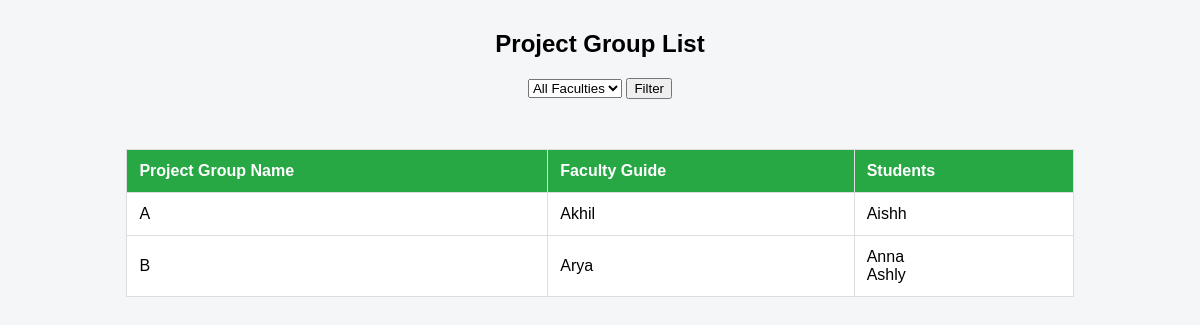
Page /WAdmin/project-group-list/ on the earlier database version.
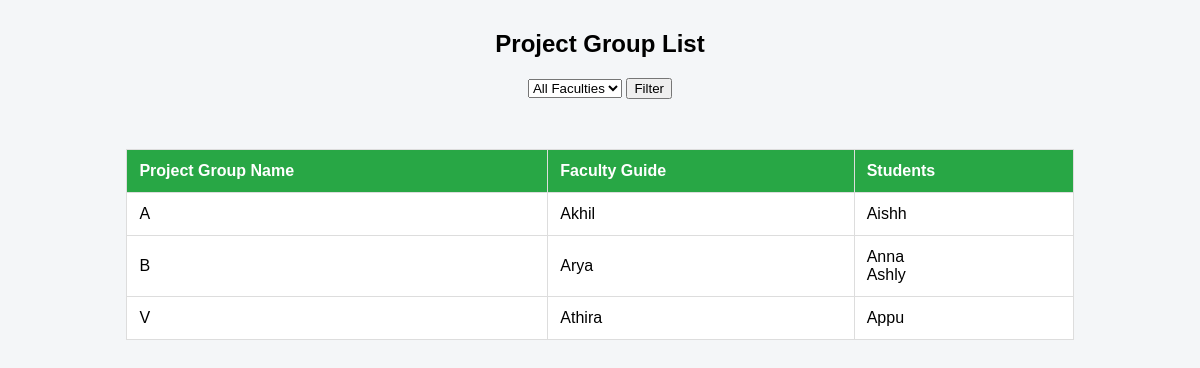
Same page on the later database version.
### Admin/models.py (models this page shows, shortened)
class ProjectGroup(models.Model):
    group_name = models.CharField(max_length=100)
    faculty = models.ForeignKey(Faculty, on_delete=models.CASCADE)
    students = models.ManyToManyField(Student)

class Faculty(models.Model):
    faculty_id = models.CharField(max_length=20, unique=True)
    name = models.CharField(max_length=100)
    email = models.EmailField(unique=True)
    phone = models.CharField(max_length=15)
    department = models.CharField(max_length=50)
    designation = models.CharField(max_length=50)
    password = models.CharField(max_length=100)

class Student(models.Model):
    admission_number = models.CharField(max_length=30, unique=True)
    name = models.CharField(max_length=100)
    email = models.EmailField(unique=True)
    phone = models.CharField(max_length=15)
    department = models.CharField(max_length=50)
    course = models.CharField(max_length=10)  # BCA / MCA
    academic_batch = models.CharField(max_length=20)  # previously course_batch
    file_batch = models.CharField(max_length=5)  # A/B/C/D
    password = models.CharField(max_length=255)

### Admin/views.py (the view)
# urls.py: path('project-group-list/', views.project_group_list, name='project_group_list'),
def project_group_list(request):
    faculty_id = request.GET.get('faculty')
    if faculty_id:
        groups = ProjectGroup.objects.filter(faculty_id=faculty_id)
    else:
        groups = ProjectGroup.objects.all()
    faculties = Faculty.objects.all()
    return render(request, 'Admin/project_group_list.html',
                  {'groups': groups, 'faculties': faculties})

### Admin/templates/Admin/project_group_list.html (shortened to what this page needs)
<!doctype html>
<html>
  <head>
  </head>
  <body>
    <h2>Project Group List</h2>
    <form method="GET" style="text-align: center; margin-top: 20px">
      <select name="faculty">
        <option value="">All Faculties</option>
      </select>
      <button type="submit">Filter</button>
    </form>
    <table>
      <tr>
        <th>Project Group Name</th>
        <th>Faculty Guide</th>
        <th>Students</th>
      </tr>
      {% for group in groups %}
      <tr>
        <td>{{ group.group_name }}</td>
        <td>{{ group.faculty.name }}</td>
        <td>
          {% for student in group.students.all %} {{ student.name }}<br />
          {% empty %} No students assigned {% endfor %}
        </td>
      </tr>
      {% empty %}
      <tr>
        <td colspan="3" style="text-align: center">
          No project groups created
        </td>
      </tr>
      {% endfor %}
    </table>
  </body>
</html>

Differences in the rows shown:
added ProjectGroup: group_name "V", faculty.name "Athira"
added Student: name "Appu", shown under "V"
